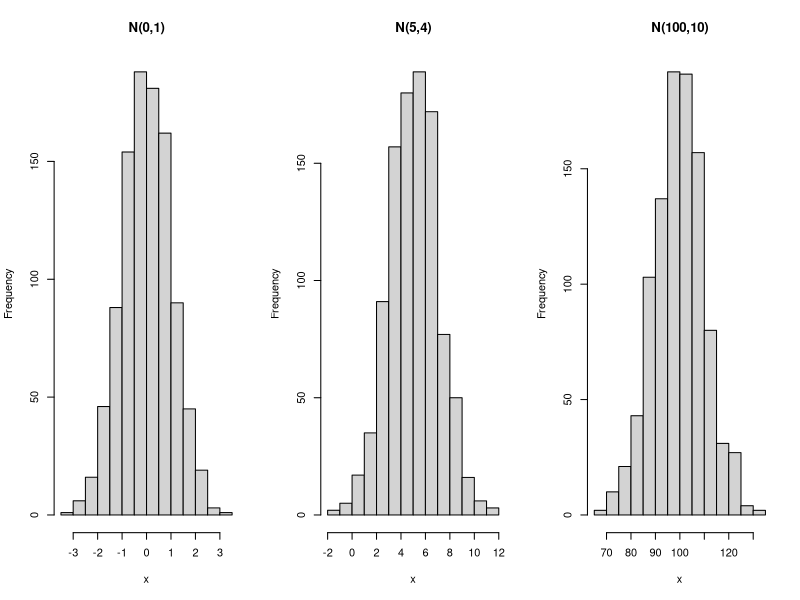

This chart was generated by the following R code:
## ---- chunk 1
par(mfrow=c(1,3))
hist(rnorm(1000, 0, 1), main="N(0,1)", xlab="x")
hist(rnorm(1000, 5, 2), main="N(5,4)", xlab="x")
hist(rnorm(1000, 100, 10), main="N(100,10)", xlab="x")
